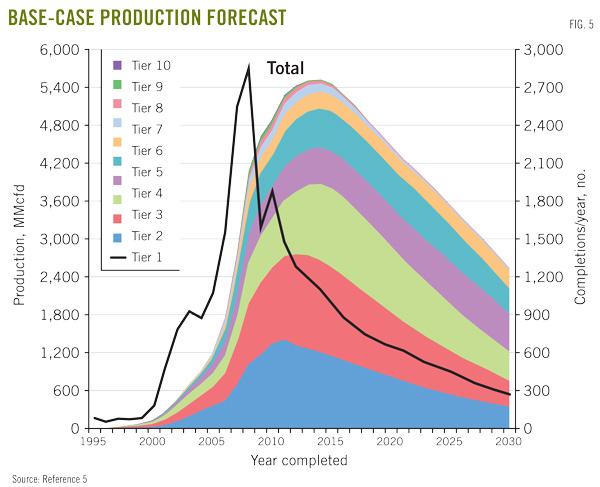
#> input picture Chapter 10/Barnett_Forecast.jpg, 600 x 487 px
$ python Test_01_Prediction_Barnett.py   (older library calls are emulated)
#> lines starting #> are read from the running program, lines starting #| are printed output that depends on the picture
from Utilities import *
from scipy.misc import imread
import matplotlib.cbook as cbook
import os

Ta = np.linspace( 1981.5,2029.5,49)
Wa = [1,4,10,21,27,32,40,51,73,98,115,151,191,272,328,402,482,567,757,1275,2072,3008,3891,4971,6538,9074,12158,13785,15144]
dWa = np.array( Wa)
for i in range( len(dWa)-1,0,-1): dWa[i] -= dWa[i-1]
dWb = np.zeros( len( Ta))
for i in range( len( dWa)-1): dWb[i] = dWa[i]
N = [1840,1480,1270,1190,1090,990,840,780,722,683,640,620,560,510,470,440,390,340,310,280,260]
for i in range( len( dWa)-1, len(dWb)): dWb[i] = N[i-len( dWa)+1]-13

T0 = np.linspace( 1996, 2020, 25)
dQ0 = np.ones( 25) * 0.52
for i in range( 1, len(dQ0)): dQ0[i] = dQ0[i-1] * 0.88
dQ1 = np.zeros( len(Ta))
for i in range( len(dQ0)): dQ1[i] = dQ0[i]

Production = np.convolve( dWb, dQ1)

fig = plt.figure( figsize=(15,10))
img = imread( cbook.get_sample_data( os.getcwd() + '/Barnett_Forecast.jpg'))
#> img is the input picture: shape (487, 600, 3); mean R, G, B 226.3, 224, 223.8
plt.imshow(img, zorder=0, extent=[1986.5, 2037.2, -950, 6750],  interpolation='nearest', aspect='auto')

plt.plot( Ta, dWb*2, "-", lw=2, color="r", label="Ввод новых скважин N={:5.0f}".format( np.sum(dWb)))
plt.plot( T0, dQ0*10000, "-", lw=2, color="g", label="Спад добычи из одной скважины, {:2.0f}% добычи за 5 лет".format( 100*np.sum(dQ0[0:5])/np.sum(dQ0)))
plt.plot( Ta[1:], Production[0:48], "-", lw=3, color="b", label="Модель добычи (UT+Rice)")

plt.xlabel("Годы")
plt.xlim( 1987, 2038)
plt.ylim( -1000, 6800)
plt.title( 'Предсказание Университета Техаса и Университета Райса 2013 г')
plt.grid(True)
plt.legend(loc=1)
plt.savefig( "./Graphs/figure_10_01.png")
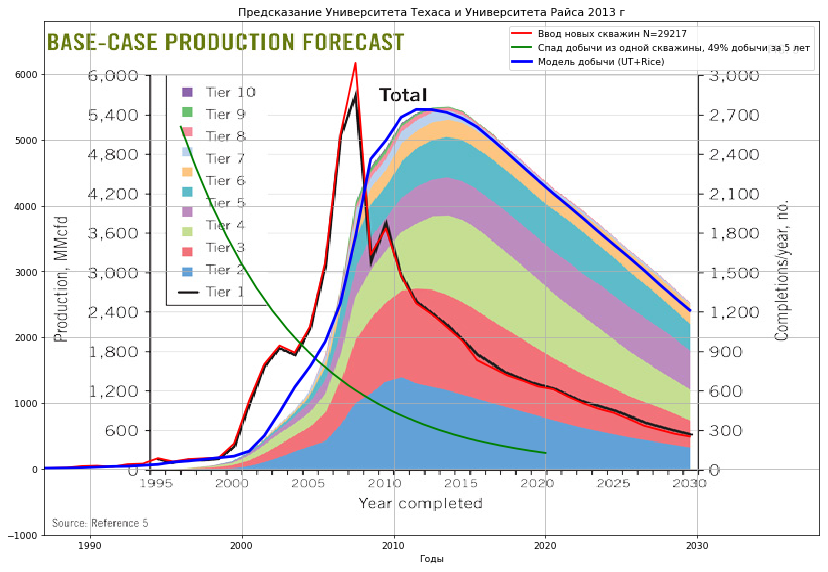
#> figure drawn by matplotlib, 1 panel
#> (the run stopped early here; a loop or call above may not have finished)
